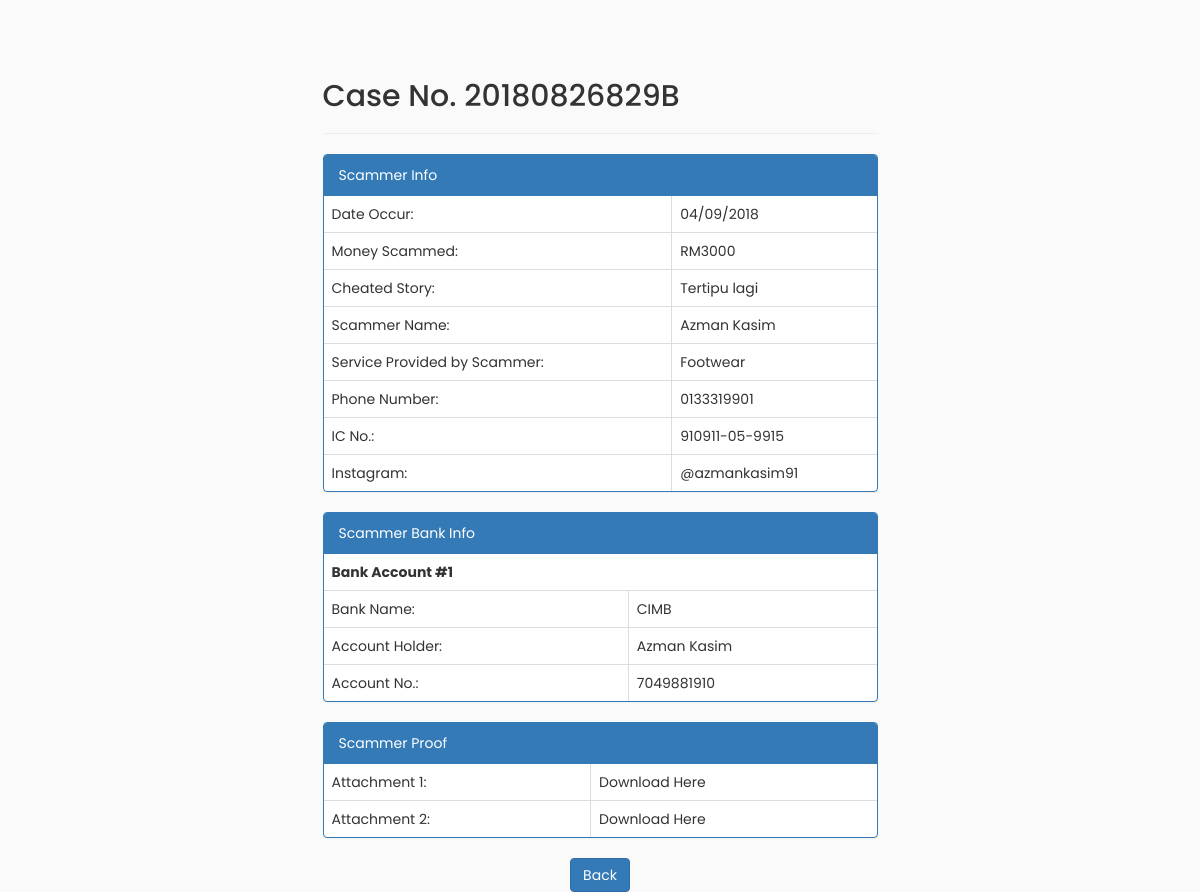
Page /viewcase.php?id=20180826829B on the committed database.
### tables this page shows
CREATE TABLE `scammer` (
  `id_scammer` int(11) NOT NULL,
  `report_number` varchar(255) NOT NULL,
  `id_user` int(11) NOT NULL,
  `date_occur` varchar(255) NOT NULL,
  `cheated_money` varchar(255) NOT NULL,
  `cheated_story` text NOT NULL,
  `name` varchar(255) NOT NULL,
  `service` varchar(255) NOT NULL,
  `phone_no` varchar(255) NOT NULL,
  `ic_no` varchar(255) NOT NULL,
  `facebook_url` varchar(255) NOT NULL,
  `instagram` varchar(255) NOT NULL,
  `status` int(11) NOT NULL,
  `date_submitted` date NOT NULL,
  `date_approved` date NOT NULL
);

CREATE TABLE `scammer_bank` (
  `id_bank` int(11) NOT NULL,
  `report_no` varchar(255) NOT NULL,
  `bank_name` varchar(35) NOT NULL,
  `account_holder` varchar(255) NOT NULL,
  `bank_account` varchar(25) NOT NULL
);

CREATE TABLE `scammer_proof` (
  `id_proof` int(11) NOT NULL,
  `report_no` varchar(255) NOT NULL,
  `proof` varchar(255) NOT NULL
);

### viewcase.php (the view, shortened to what this page needs)
<!DOCTYPE html>
<html lang="en">
<head>
  <link rel="stylesheet" href="https://maxcdn.bootstrapcdn.com/bootstrap/3.3.7/css/bootstrap.min.css">
  <link rel="stylesheet" href="style5.css">
</head>
<body>
  <?php
  require 'dbconn.php';
  ?>
  <section class="" id="listofscammer">
    <div class="container">
      <div class="row">
        <br/>
        <br/>
        <br/>
        <div class="col-md-3"></div>
        <div class="col-md-6">
          <?php
          $case = $_GET['id'];
          echo '<h2 class="text-white section-heading">Case No. '.$case.'</h2>'
          ?>
          <hr class="light my-4">
          <div class="panel panel-primary">
            <div class="panel-heading">Scammer Info</div>
            <table  class="table table-bordered">
              <?php
              $stmt = $con->prepare('SELECT * FROM scammer WHERE report_number = :id');
              $stmt->bindParam(':id',$case);
              $stmt->execute();
              $num = $stmt->rowCount();
              if ($num) {
                while ($row = $stmt->fetch(PDO::FETCH_ASSOC)) {
                  echo '<tr><td>Date Occur:</td><td>'.$row['date_occur'].'</td></tr>';
                  echo '<tr><td>Money Scammed:</td><td>'.$row['cheated_money'].'</td></tr>';
                  echo '<tr><td>Cheated Story:</td><td>'.$row['cheated_story'].'</td></tr>';
                  echo '<tr><td>Scammer Name:</td><td>'.$row['name'].'</td></tr>';
                  echo '<tr><td>Service Provided by Scammer:</td><td>'.$row['service'].'</td></tr>';
                  echo '<tr><td>Phone Number:</td><td>'.$row['phone_no'].'</td></tr>';
                  echo '<tr><td>IC No.:</td><td>'.$row['ic_no'].'</td></tr>';
                  echo '<tr><td>Instagram:</td><td>'.$row['instagram'].'</td></tr>';
                }
              }
              ?>
            </table>
          </div>
          <div class="panel panel-primary">
            <div class="panel-heading">Scammer Bank Info</div>
            <table  class="table table-bordered">
              <?php
              $stmt = $con->prepare('SELECT * FROM scammer_bank WHERE report_no = :id');
              $stmt->bindParam(':id',$case);
              $stmt->execute();
              $num = $stmt->rowCount();
              if ($num) {
                $n = 1;
                while ($row = $stmt->fetch(PDO::FETCH_ASSOC)) {
                  echo '<tr><td><b>Bank Account #'.$n.'</b></td></tr>';
                  echo '<tr><td>Bank Name:</td><td>'.$row['bank_name'].'</td></tr>';
                  echo '<tr><td>Account Holder:</td><td>'.$row['account_holder'].'</td></tr>';
                  echo '<tr><td>Account No.:</td><td>'.$row['bank_account'].'</td></tr>';
                  $n++;
                }
              }
              ?>
            </table>
          </div>
          <div class="panel panel-primary">
            <div class="panel-heading">Scammer Proof</div>
            <table  class="table table-bordered">
              <?php
              $stmt = $con->prepare('SELECT * FROM scammer_proof WHERE report_no = :id');
              $stmt->bindParam(':id',$case);
              $stmt->execute();
              $num = $stmt->rowCount();
              if ($num) {
                $n=1;
                while ($row = $stmt->fetch(PDO::FETCH_ASSOC)) {
                  echo '<tr><td>Attachment '.$n.':</td><td><a href="lib/img/'.$row['proof'].'">Download Here</a></td></tr>';
                  $n++;
                }
              }
              ?>
            </table>
          </div>
          <center><button class="btn btn-primary" onclick="history.go(-1);">Back </button></center>
          </div>
        </div>
      </div>
    </section>
  </body>
  </html>

### admin/style5.css (style rules this page uses)
body { font-family: 'Poppins', sans-serif; background: #fafafa; }
a, a:hover, a:focus { color: inherit; text-decoration: none; transition: all 0.3s; }

### rows in the picture
scammer: date_occur "04/09/2018", cheated_money "RM3000", cheated_story "Tertipu lagi", name "Azman Kasim", service "Footwear", phone_no "0133319901", ic_no "910911-05-9915", instagram "@azmankasim91"
scammer_bank: bank_name "CIMB", account_holder "Azman Kasim", bank_account "7049881910"

### other values in the picture
$case "20180826829B"
